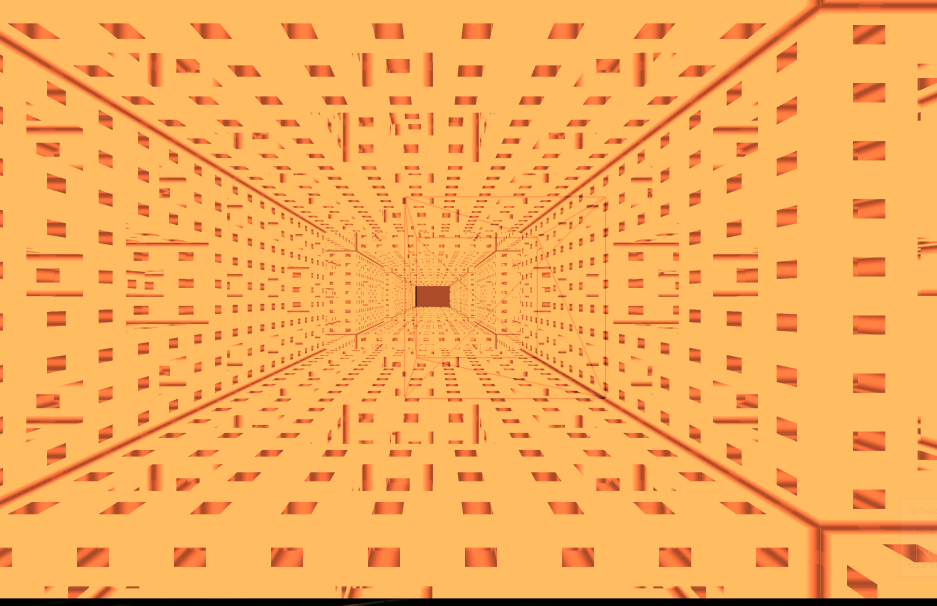
#> input picture dist/app/media/image-links/cantor.png, 2811 x 1817 px (shown at 1/3 size)
$ python thumbnail-file.py ../cantor.png
#> lines starting #> are read from the running program, lines starting #| are printed output that depends on the picture
#thumbnail-file.py - create thumbnail from full-size image

from PIL import Image
import sys
import os


def create_thumbnail(image_path, thumbnail_size=(256, 256)):
#> called with image_path = '../cantor.png', thumbnail_size = (256, 256)
    try:
        #strip image-type suffix from image_path
        image_branch, ext = os.path.splitext(image_path)
        if(image_branch.endswith('_')):
            print('this image is already a thumbnail')
            return

        #thumbnail path
        thumbnail_path = image_branch + '_' + ext

        # Open the full-size image
        image = Image.open(image_path)
#> image is the input picture: PIL image 2811x1817 RGBA; mean R, G, B, A 247.1, 172.4, 89, 255

        # Create a thumbnail
        image.thumbnail(thumbnail_size)
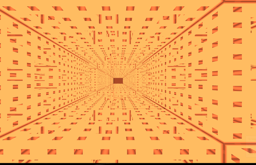
#> image: PIL image 256x165 RGBA; mean R, G, B, A 246.9, 172.4, 89, 255

        # Save the thumbnail
        image.save(thumbnail_path)

        print(f"created thumbnail-image  ${thumbnail_path}")
    except Exception as e:
        print("Error:", e)


if __name__ == "__main__":
    # Check if a directory path is provided as a command-line argument
    if len(sys.argv) != 2:
        print("Usage: thumbnail-file.py <rel-path-to image>")
        print("Exp: thumbnail-file.py '../post/7/post7_2.png'")
    else:
        image_path = sys.argv[1]
        create_thumbnail(image_path)
